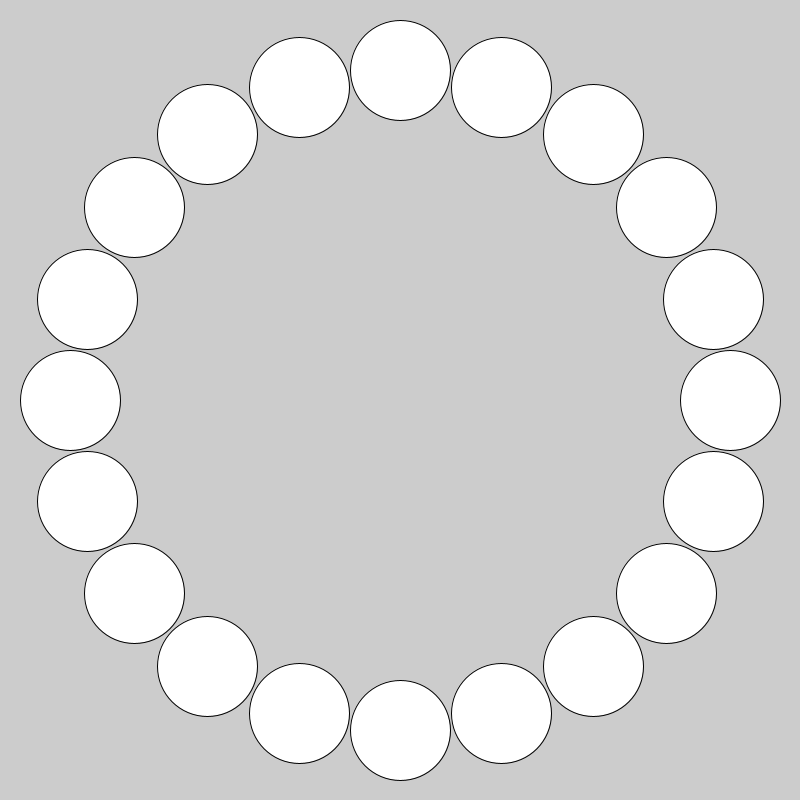
Frame 1 (no input)
Frame 60 (the mouse pressed at the canvas centre just before this capture): identical to frame 1, image omitted
Frame 120 (the mouse held since frame 60 and released just before this capture): identical to frame 1, image omitted

The Processing sketch that drew this single still picture (run headless with seeded random() and noise(); from frame 60 on, the mouse is pressed at the canvas centre):

// Processing sketch: wheel_of_fortune
// ── wheel_of_fortune.pde


void setup() {
    size(800, 800);
    scale(1, -1);
    translate(width/2, -height/2);
    for (Vector v : getVectors(20, 330)) {
        circle(v.x, v.y, 100);
    }
}

void draw() {
}











public Vector[] getVectors(int amount, int radius) {
    Vector[] vecs = new Vector[amount];
    float frac = TWO_PI/amount;
    for (int i = 0; i < amount; i++) {
        float x = cos(frac*i)*radius;
        float y = sin(frac*i)*radius;
        vecs[i] = new Vector((long)x, (long)y);
    }
    return vecs;
}

public class Vector {
    public final long x, y;
    public Vector(long x, long y) {
        this.x = x;
        this.y = y;
    }
}
